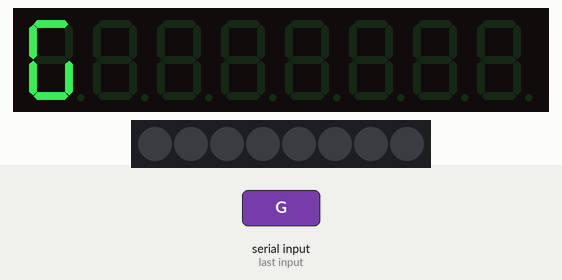
The sketch below on a simulated Arduino Uno, built with avr-gcc and run on an emulated ATmega328P. Parts: 8-digit seven-segment display, 8 RGB LEDs in strip order, left to right. Inputs (shaded band) come from the test bench. What the sketch prints to the serial monitor is not drawn.

1.3 s: "R\n" received over Serial
2.8 s: byte 10 ('\n') received over Serial
4.3 s: "G\n" received over Serial
Above: at 5.3 s.
5.8 s: "B\n" received over Serial
7.3 s: "N\n" received over Serial
Timing chart, 0 to 9.8 s (numbered marks = the images above; inputs shaded):
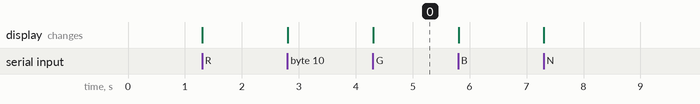

Measured:
- after the input at 4.3 s, the display: changes at once (image 0)

The sketch:

sketch_jun03a.ino
```cpp
#include <TM1638.h>

TM1638 module(5, 4, 6);

String inputString = "";         // a string to hold incoming data
boolean stringComplete = false;  // whether the string is complete

void onCommand(String cmd) {
  for(int i = cmd.length(); i < 16; i++) {
    cmd += " ";
  }

  module.setDisplayToString(cmd.substring(0,8));
  for(int i = 0; i < 8;i++) {
    char c = cmd.charAt(8+i);
    if(c == 'R') {
      module.setLED(TM1638_COLOR_GREEN, i);
    } else if(c == 'G') {
      module.setLED(TM1638_COLOR_RED, i);
    } else if(c == 'B') {
      module.setLED(TM1638_COLOR_GREEN + TM1638_COLOR_RED, i);
    } else if(c == 'N' || c == ' ') {
      module.setLED(TM1638_COLOR_NONE, i);
    }
  }
}

void setup() {
  module.setupDisplay(true, 1);
  Serial.begin(115200);
  inputString.reserve(200);
  Serial.println("Start");
}

void loop() {
  if (stringComplete) {
//    Serial.println(inputString);
    onCommand(inputString);
    inputString = "";
    stringComplete = false;
  }

  while (Serial.available()) {
    char inChar = (char)Serial.read();
    if (inChar == '\n') {
      stringComplete = true;
    } else {
      inputString += inChar;
    }
  }
}
```
